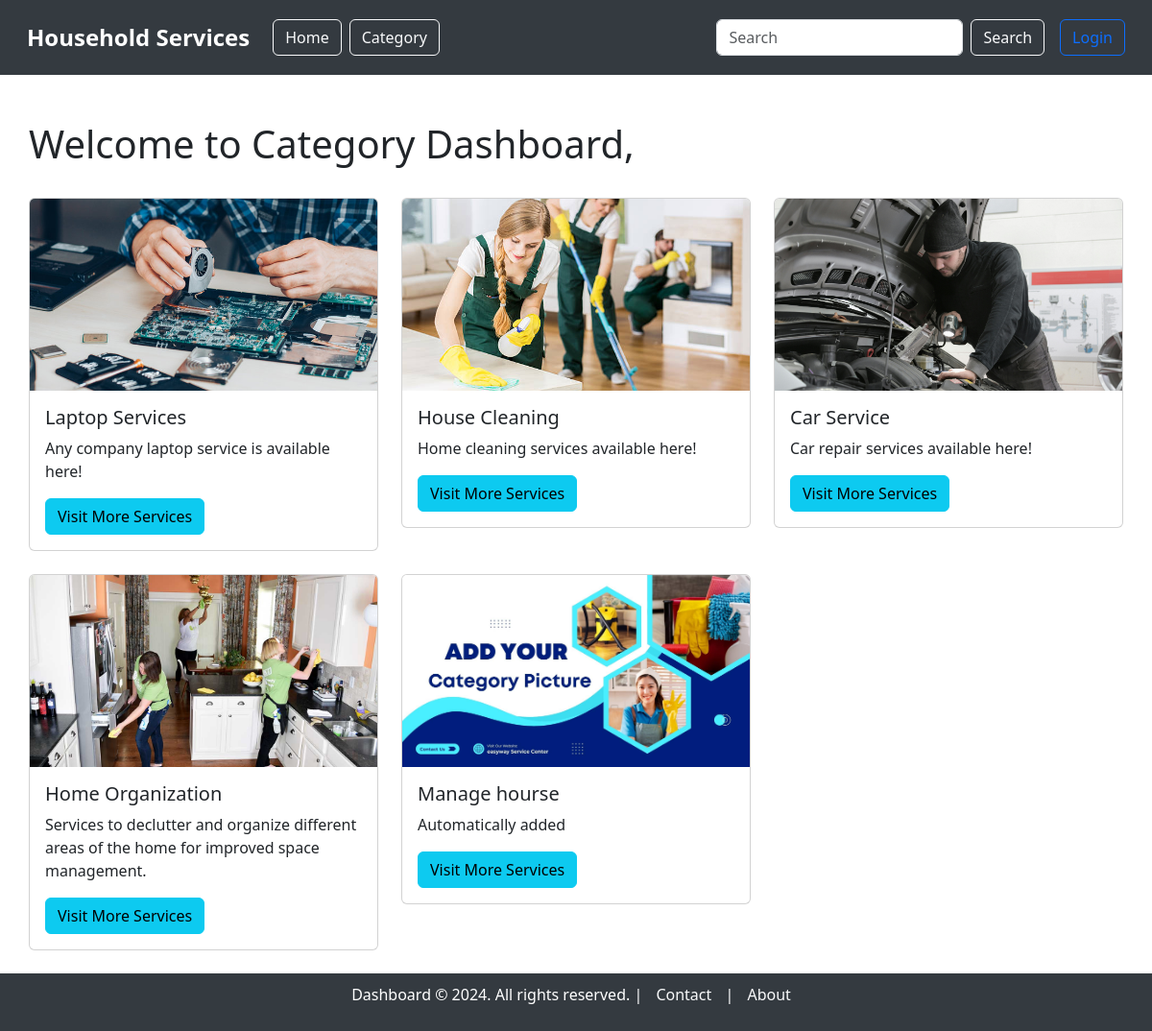
/category/category_dashboard.html, run on an earlier commit of the app's database.
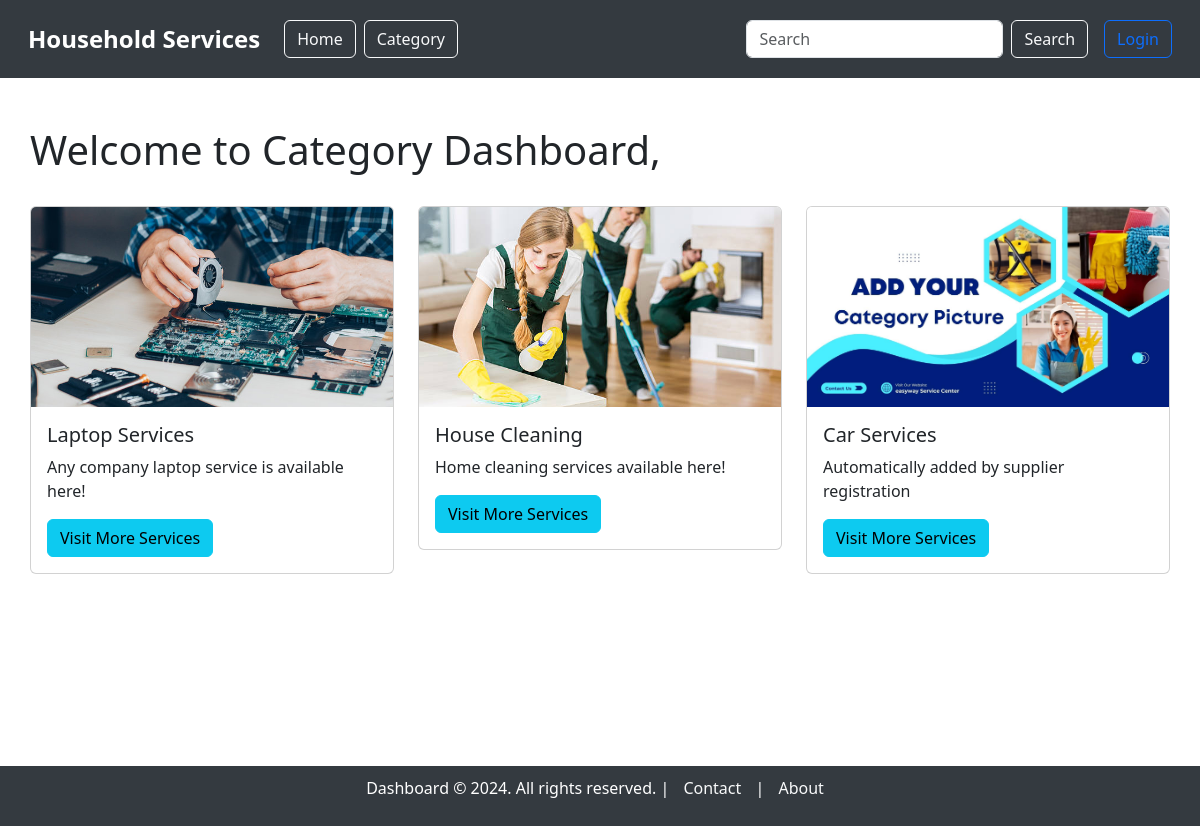
And on a later commit of the database.
### model.py (models this page shows, shortened)
class Category(db.Model):
    __tablename__ = "category"
    category_id = db.Column(db.Integer, autoincrement=True, primary_key=True)
    category_name = db.Column(db.String, unique=True, nullable=False)
    category_description = db.Column(db.String, nullable=False)
    picture = db.Column(db.String)  # Path to the uploaded picture

### main.py (the view)
@app.route('/category/category_dashboard.html', methods=['GET'])
def category_dashboard():
    categories = Category.query.all()
    users = User.query.filter_by(role='supplier').all()
    current_user = None
    if 'user_id' in session:
        current_user = User.query.filter_by(user_id=session['user_id']).first()
    return render_template('category/category_dashboard.html', categories=categories, users=users, current_user=current_user)

### templates/category/category_dashboard.html (shortened to what this page needs)
{% extends 'base_dashboard.html' %}
{% block content %}
<div class="container mt-5">
    <div class="d-flex justify-content-between align-items-center mb-4">
        <h1>Welcome to Category Dashboard, {{ current_user.full_name }}</h1>
    </div>
    {% if categories %}
        <div class="row">
            {% for category in categories %}
                <div class="col-md-4 mb-4">
                    <div class="card">
                        {% if category.picture %}
                            <img src="{{ url_for('static', filename='uploads/' + category.picture) }}" class="card-img-top" alt="Category Image" style="height: 200px; object-fit: cover;">
                        {% else %}
                            <img src="{{ url_for('static', filename='images/default-category.jpg') }}" class="card-img-top" alt="Default Category Image" style="height: 200px; object-fit: cover;">
                        {% endif %}
                        <div class="card-body">
                            <h5 class="card-title">{{ category.category_name }}</h5>
                            <p class="card-text">{{ category.category_description }}</p>
                                {% set supplier = users | selectattr('role', 'equalto', 'supplier')
                                    | selectattr('service_name', 'equalto', category.category_name) | first %}
                            <div class="d-flex justify-content-between">
                                <a href="{{ url_for('service_dashboard', category_id=category.category_id) }}" class="btn btn-info">Visit More Services</a>
                            </div>
                        </div>
                    </div>
                </div>
            {% endfor %}
        </div>
    {% else %}
        <p class="text-center mt-4">No categories available.</p>
    {% endif %}
</div>
{% endblock %}

### templates/base_dashboard.html (shortened to what this page needs)
<!DOCTYPE html>
<html lang="en">
<head>
    <link href="https://cdn.jsdelivr.net/npm/bootstrap@5.3.3/dist/css/bootstrap.min.css" rel="stylesheet"
>
</head>
<body>
    <nav class="navbar navbar-expand-lg">
        <div class="container-fluid">
            <a class="navbar-brand" href="/">Household Services</a>
            <div class="collapse navbar-collapse" id="navbarNavDropdown">
                <ul class="navbar-nav me-auto mb-2 mb-lg-0">
                    <li class="nav-item">
                        <a class="btn btn-outline-light ms-2" href="/">Home</a>
                    </li>
                    <li class="nav-item">
                        <a class="btn btn-outline-light ms-2" href="/category/category_dashboard.html">Category</a>
                    </li>
                </ul>
                <form class="d-flex me-3" action="/search" method="GET">
                    <input class="form-control me-2" type="search" name="query" placeholder="Search" aria-label="Search">
                    <button class="btn btn-outline-light" type="submit">Search</button>
                </form>
                <ul class="navbar-nav">
                    {% if session.get('username') %}
                        <li class="nav-item dropdown">
                            <a class="nav-link dropdown-toggle" href="#" id="accountDropdown" role="button"
                                data-bs-toggle="dropdown" aria-expanded="false">
                                Account
                            </a>
                            <ul class="dropdown-menu" aria-labelledby="accountDropdown">
                                <li><a class="dropdown-item" href="{{ url_for('profile', user_id=session.get('user_id')) }}">Profile</a></li>
                                <li><a class="dropdown-item" href="{% if session.get('role') == 'supplier' %}{{ url_for('supplier_dashboard') }}{% elif session.get('role') == 'customer' %}{{ url_for('customer_dashboard') }}{% elif session.get('role') == 'admin' %}{{ url_for('admin_dashboard') }}{% endif %}">Dashboard</a></li>
                                <li><a class="dropdown-item" href="{{ url_for('view_service_requests') }}">Service Requests</a></li>
                                <li>
                                    <a class="dropdown-item" href="
                                        {% if session.get('role') == 'supplier' %}
                                            {{ url_for('supplier_summary', user_id=session.get('user_id')) }}
                                        {% elif session.get('role') == 'customer' %}
                                            {{ url_for('customer_summary', user_id=session.get('user_id')) }}
                                        {% elif session.get('role') == 'admin' %}
                                            {{ url_for('admin_summary') }}
                                        {% endif %}
                                    ">
                                        Summary
                                    </a>
                                </li>
                                {% if session.get('role') == 'admin' %}
                                    <li><a class="dropdown-item" href="{{ url_for('member_list') }}">Member List</a></li>
                                {% endif %}
                            </ul>
                        </li>
                        <li class="nav-item">
                            <form action="{{ url_for('logout') }}" method="POST" class="d-inline">
                                <button type="submit" class="btn btn-outline-danger">Logout</button>
                            </form>
                        </li>
                    {% else %}
                        <li class="nav-item">
                            <a class="btn btn-outline-primary" href="/login">Login</a>
                        </li>
                    {% endif %}
                </ul>
            </div>
        </div>
    </nav>
    <div class="container mt-5" style="min-height: 80vh;">
        {% block content %}
        {% endblock %}
    </div>
    <footer>
        <p>Dashboard © 2024. All rights reserved. |
            <a href="/contact">Contact</a> |
            <a href="/about">About</a>
        </p>
    </footer>
</body>
</html>

### templates/base_dashboard.html (style rules this page uses)
.navbar-brand { font-weight: bold; font-size: 1.5rem; }
.navbar { background-color: #343a40; padding: 1rem; }
.navbar .nav-link, .navbar .navbar-brand { color: white; }
footer { background-color: #343a40; color: white; padding: 10px 0; text-align: center; width: 100%; position: relative; bottom: 0; }
footer a { color: #f8f9fa; margin: 0 10px; text-decoration: none; }
body { overflow-x: hidden; }
.container { max-width: 100%; padding: 0 15px; }

What changed in the data, as far as the page shows it:
removed Category: picture (picture), category_name "Home Organization", category_description "Services to declutter and organize different areas of the home for improved space management."
removed Category: category_name "Manage hourse", category_description "Automatically added"
changed Category: category_name "Car Service" → "Car Services"; category_description "Car repair services available here!" → "Automatically added by supplier registration"; picture: picture removed
